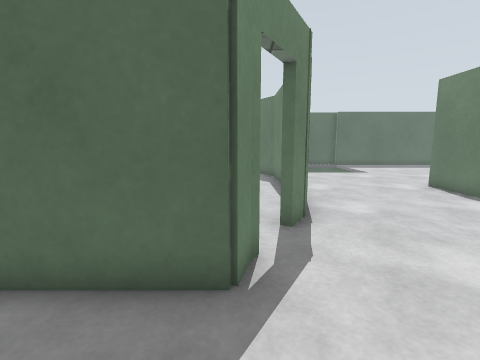
[1] (above)

20 first-person views from a walk through a world built for the Gazebo simulator. The camera is 1 m above the floor, tilts 8° down and sees 85° across. The floor is counted in squares, 0.5 m on a side. Each view is taken from the middle of a square. On the plan, view 1 faces up. The plan holds only what a view shows up to about 16 squares ahead; the rest is blank. The place goes on beyond the plan. Simple patterns stand in for the simulator's built-in surfaces. Surface patterns are stand-ins for the level's own textures.

[2]
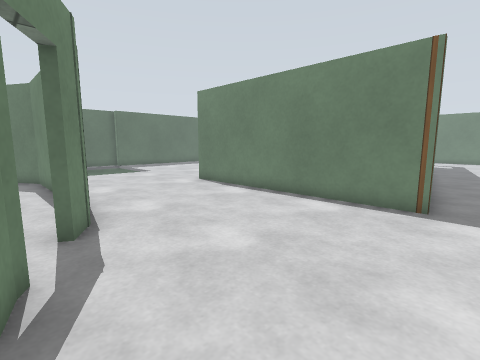

[3]
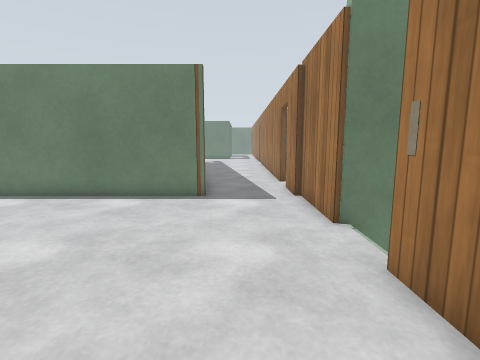

[4]
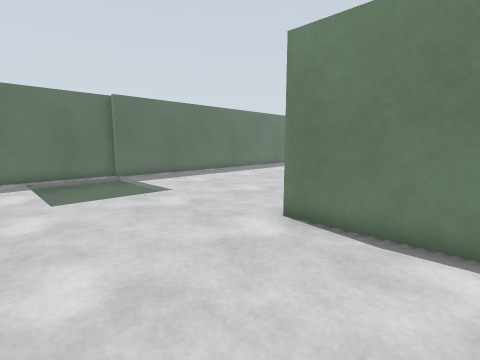

[5]
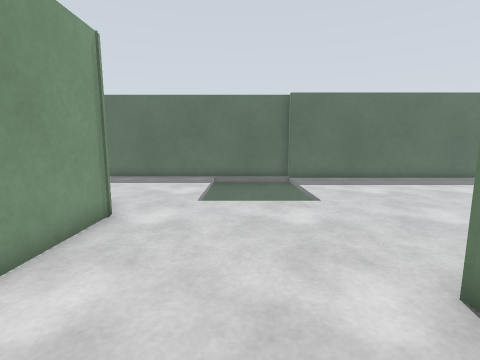

[6]
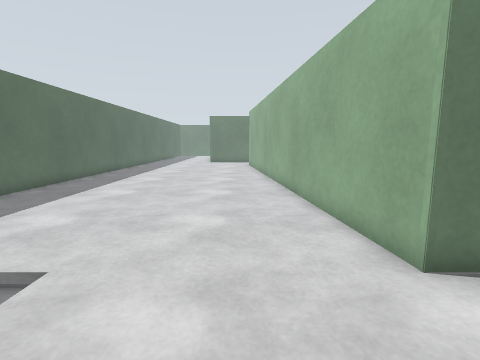

[7]
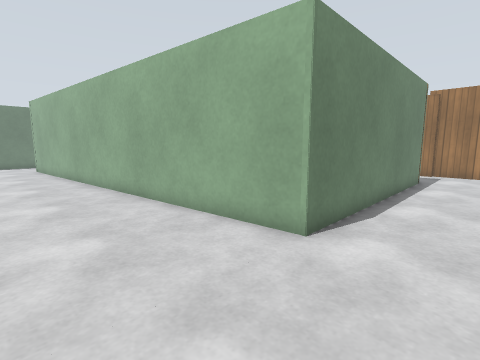

[8]
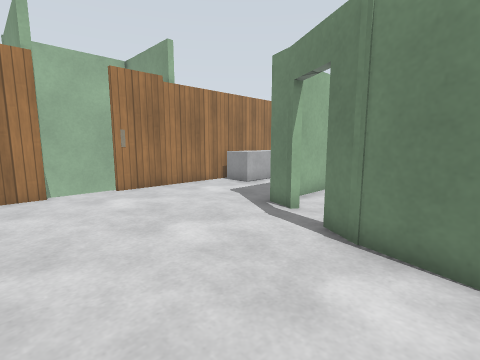

[9]
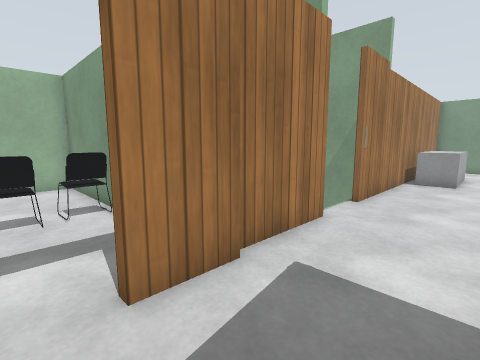

[10]
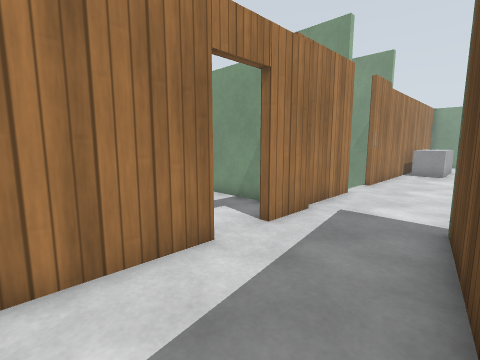

[11]
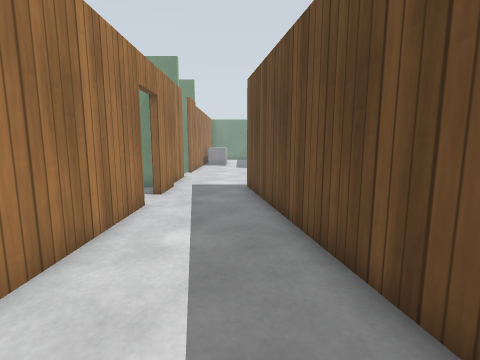

[12]
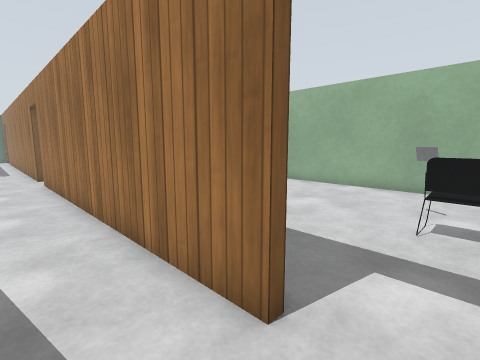

[13]
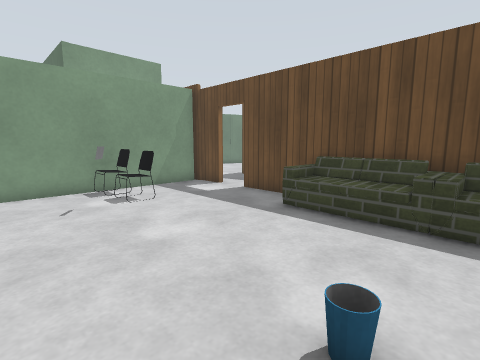

[14]
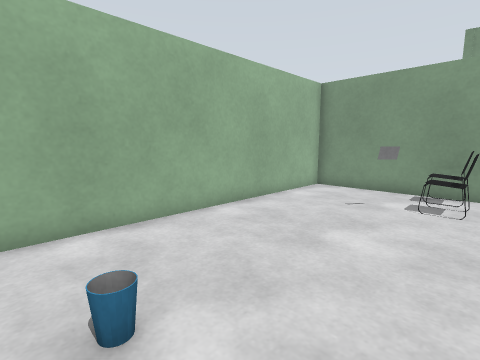

[15]
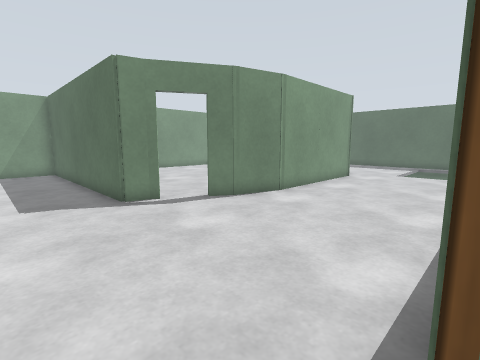

[16]
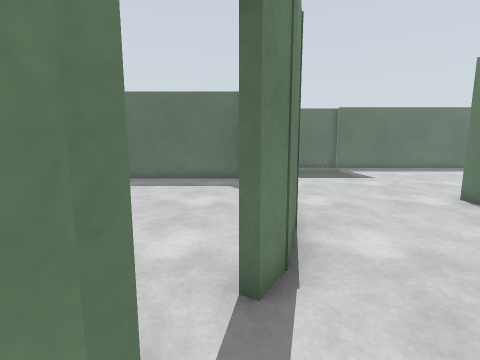

[17]
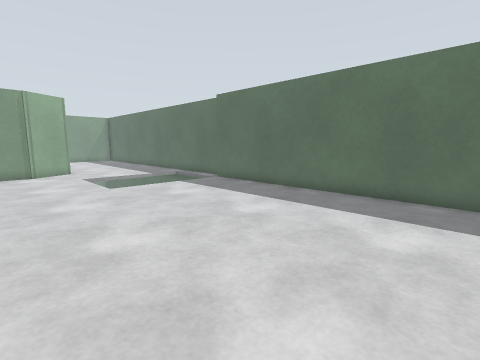

[18]
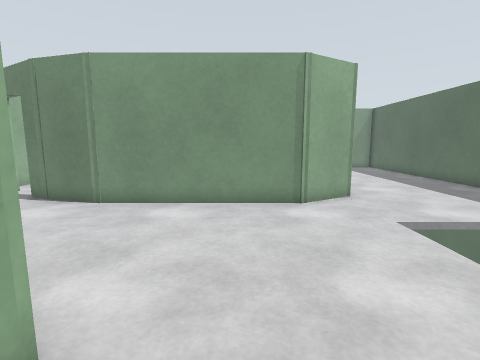

[19]
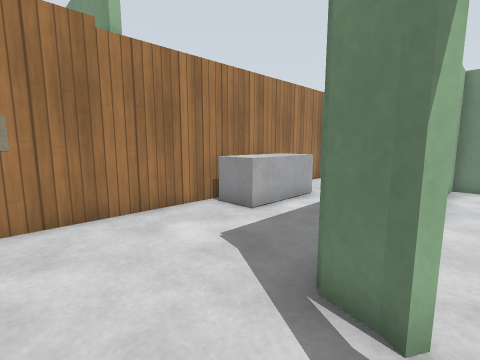

[20]
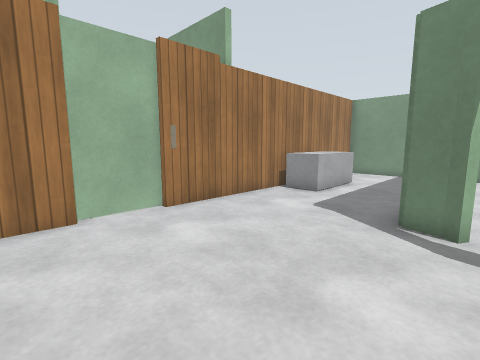

### Floor plan
Points are (right, up) in squares from view 1. A wall is a line through its corners. A room is listed if a view was taken in it or the views show most of it. See-through windows are left out.
Room 1 (views 1, 2, 3, 4, 5, 6, 7, 8, 15, 16, 17, 18, 19, 20)
walls: (2.4, 9.3) (1.7, 6.8); (1.1, 18.3) (2.4, 16.2) (2.4, 9); (1.9, 7.2) (1.2, 6); (9, 24.8) (-5.4, 24.8); (0.3, 4.6) (-0.1, 3.4) (-5.5, 3.4); (0.3, 4.5) (0.1, 4.2); (9.3, 1.4) (8.9, 1.4) (8.9, 12.1) (21.6, 13.4); (10.4, 1.6) (8.9, 1.3); (8.9, -2.1) (10.9, -2.1); (5.4, -2.3) (9, -2.3); (21.4, 24.2) (8.8, 24.2); (-2.5, -2.3) (3, -2.3)
ways out: opening at (10.5, -0.5) to room 2; open door at (11.5, -2) to room 3; opening at (4, -2); open door at (0.7, 5.3)
objects: grey box (-5, -2) to (-3, 0)
Room 2 (views 9, 10, 11, 12)
walls: (19.1, 3.1) (10.4, 1.6); (12.7, -2.1) (21.5, -2.1)
ways out: opening at (10.5, -0.5) to room 1
Room 3 (views 13, 14)
walls: (10.9, -2.4) (8.9, -2.4); (20.6, -2.4) (12.7, -2.4); (9.2, -2.6) (9.2, -12.4) (20.9, -12.4)
ways out: open door at (11.5, -2) to room 1
objects: chair (10, -8) to (10, -7); chair (11, -7) to (12, -6); grey box (12, -8); sofa (16, -4) to (19, -3); bin (20, -9); sofa (20, -4) to (21, -3)

Positions as (right, up) in squares from view 1, and headings:
1: (0, 0), facing up
2: (0, 0), facing up-right
3: (-1, 0), facing right
4: (3, 8), facing up-right
5: (6, 9), facing up
6: (5, 15), facing right
7: (6, 17), facing down-right
8: (7, 9), facing down-left
9: (12, 1), facing down-left
10: (16, 2), facing down-left
11: (21, 1), facing left
12: (11, 0), facing down-right
13: (21, -11), facing up-left
14: (21, -6), facing down-left
15: (9, 0), facing up-left
16: (1, 3), facing up
17: (21, 14), facing up-left
18: (11, 14), facing left
19: (3, 5), facing down-left
20: (7, 5), facing down-left
